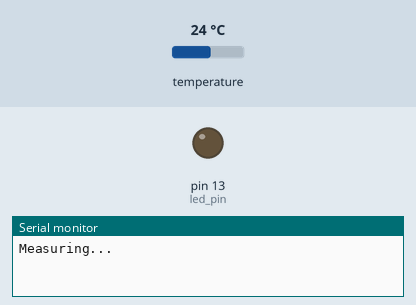
A sketch run on a simulated Arduino Uno, built with avr-gcc and run on an emulated ATmega328P. Shown: output pins drawn as LEDs (lit = HIGH), the last lines printed to the serial monitor. The test bench sets the inputs (shaded band); at power-on: temperature 24 °C. No radio packets arrive unless stated; pins used as bus, display or sensor lines are not drawn.

Above: at 0.8 s.
At 2.2 s:
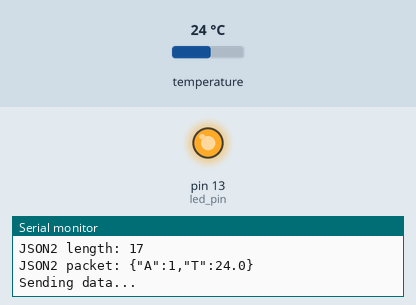
Timing chart, 0 to 10.1 s (numbered marks = the images above):
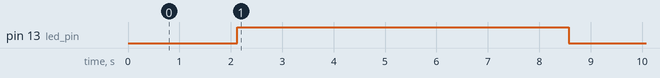

The sketch:

Green_transmitter_1.ino
```cpp
#include <VirtualWire.h>
#include <OneWire.h>
#include <DallasTemperature.h>
#include <Sleep_n0m1.h>

#define trx_gnd_pin  2
#define trx_vcc_pin  4
#define transmit_pin 3
#define receive_pin  6
#define ptt_pin      7

#define m_gnd_pin A1
#define m_vcc_pin A2
#define m_sig_pin A3

#define t_gnd_pin 10
#define t_vcc_pin A5
#define t_sig_pin 5
OneWire oneWire(t_sig_pin);
DallasTemperature ds_sensor(&oneWire);

#define led_pin 13

#define MY_ADDR 0x01

#define SEND_INTERVAL 131000

#define MAX_COUNT_SEND 10

#define BUFF_SIZE 32
char buf1[BUFF_SIZE] = {0};
char buf2[BUFF_SIZE] = {0};
char str_tmp1[8] = {0};
char str_tmp2[8] = {0};

Sleep sleep;

void setup()
{
  // Init serial port
  Serial.begin(9600);
  while (!Serial) {}

  // Init power for transmitter
  pinMode(trx_gnd_pin, OUTPUT);
  digitalWrite(trx_gnd_pin, LOW);
  pinMode(trx_vcc_pin, OUTPUT);
  digitalWrite(trx_vcc_pin, HIGH);
  delay(250);

  // Init power for moisture sensor
  pinMode(m_gnd_pin, OUTPUT);
  digitalWrite(m_gnd_pin, LOW);
  pinMode(m_vcc_pin, OUTPUT);
  digitalWrite(m_vcc_pin, LOW);
  delay(250);

  // Init power for DS18B20 sensor
  pinMode(t_gnd_pin, OUTPUT);
  digitalWrite(t_gnd_pin, LOW);
  pinMode(t_vcc_pin, OUTPUT);
  digitalWrite(t_vcc_pin, HIGH);
  delay(250);

  // Init DS18B20 sensor
  ds_sensor.begin();

  // Init onboard LED
  pinMode(led_pin, OUTPUT);
  digitalWrite(led_pin, LOW);

  // Init analog input for moisture sensor
  pinMode(m_sig_pin, INPUT);

  // Init transmitter
  vw_set_tx_pin(transmit_pin);
  vw_set_rx_pin(receive_pin);
  vw_set_ptt_pin(ptt_pin);
  vw_setup(512);
}

void loop()
{
  Serial.println("Measuring...");

  // Measure DS18B20 sensor
  digitalWrite(t_vcc_pin, HIGH); delay(250);
  ds_sensor.begin();
  ds_sensor.requestTemperatures();
  float t = ds_sensor.getTempCByIndex(0);
  digitalWrite(t_vcc_pin, LOW);
  Serial.print("Temperature: ");
  Serial.print(t);
  Serial.println(" *C");

  // Measure moisture sensor
  digitalWrite(m_vcc_pin, HIGH); delay(250);
  float m = analogRead(m_sig_pin) / 1023.0 * 100.0;
  digitalWrite(m_vcc_pin, LOW);
  Serial.print("Moisture: ");
  Serial.print(m);
  Serial.println(" %");

  Serial.println();

  // Preparing network packet in JSON format
  dtostrf(m, 3, 1, str_tmp1);
  dtostrf(t, 3, 1, str_tmp2);
  sprintf(buf1, "{\"A\":%d,\"M\":%s}\n", MY_ADDR, str_tmp1);
  sprintf(buf2, "{\"A\":%d,\"T\":%s}\n", MY_ADDR, str_tmp2);
  Serial.print("JSON1 length: ");
  Serial.println(strlen(buf1));
  Serial.print("JSON1 packet: ");
  Serial.println(buf1);
  Serial.print("JSON2 length: ");
  Serial.println(strlen(buf2));
  Serial.print("JSON2 packet: ");
  Serial.println(buf2);

  Serial.println("Sending data...");

  // Sending data to server
  digitalWrite(led_pin, HIGH);
  digitalWrite(trx_vcc_pin, HIGH); delay(250);
  for (int u = 0; u < MAX_COUNT_SEND; u++)
  {
    vw_send((uint8_t *)buf1, strlen(buf1));
    vw_wait_tx();
    delay(250);
    Serial.println("Sent 1st packet");
    vw_send((uint8_t *)buf2, strlen(buf2));
    vw_wait_tx();
    delay(250);
    Serial.println("Sent 2nd packet");
  }
  digitalWrite(trx_vcc_pin, LOW);
  digitalWrite(led_pin, LOW);

  Serial.println("Data sent OK!");
  Serial.println();

  // Sleep mode
  delay(250);
  sleep.pwrDownMode();
  sleep.sleepDelay(SEND_INTERVAL);
}
```

Measured:
- by itself, pin 13 (led_pin): LOW → HIGH at 2.1 s, → LOW 6.5 s later
